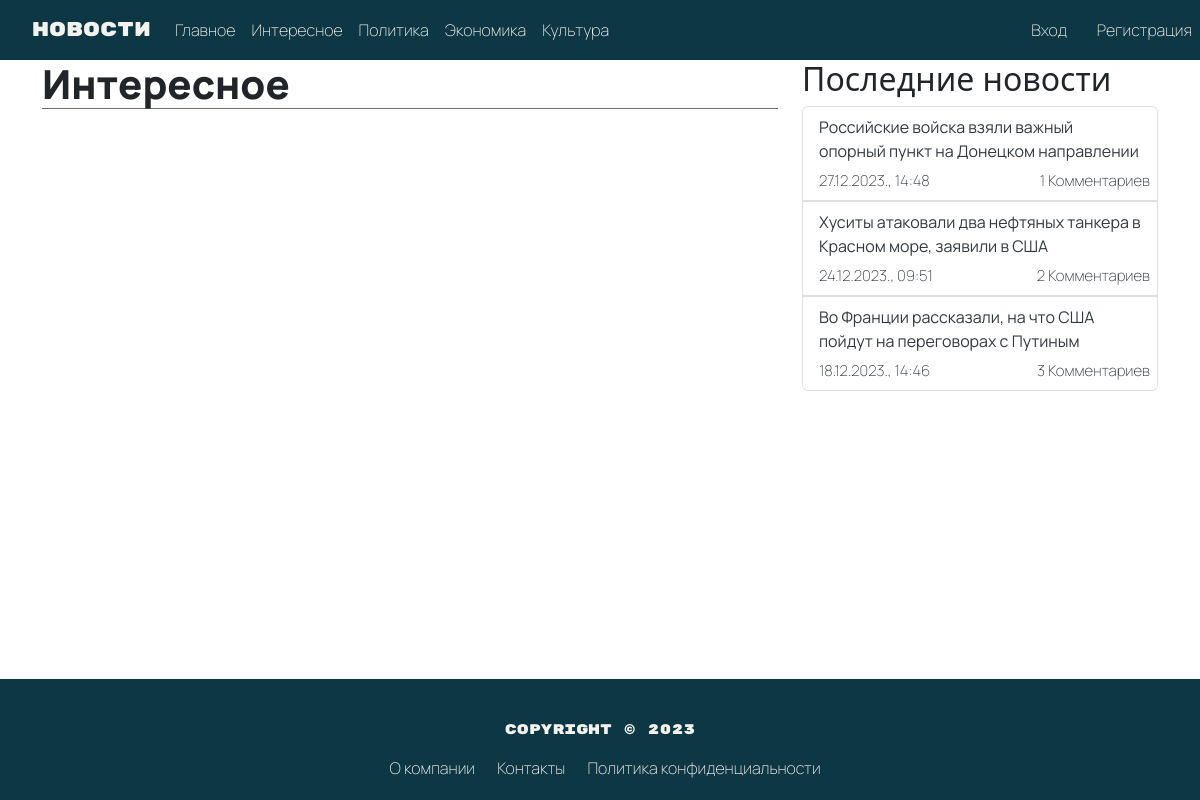
The app's page /myapp/interesting_news/ with its own data.
### myapp/models.py (models this page shows, shortened)
class Post(models.Model):
    CATEGORY_CHOICES = [
        ('main', 'Главное'),
        ('interesting', 'Интересное'),
        ('politic', 'Политика'),
        ('economy', 'Экономика'),
        ('culture', 'Культура'),
    ]
    title = models.CharField(max_length=200)
    preview = models.TextField(max_length=1024, default='')  # Маленькое описание новости с ограничением по длине
    content = models.TextField()
    created_date = models.DateTimeField(auto_now_add=True)
    category = models.CharField(max_length=20, choices=CATEGORY_CHOICES, default='other')
    image = models.ImageField(upload_to='post_images/', null=True, blank=True)
    def comments_count(self):
        return self.comments.filter().count()

### myapp/views.py (the view)
# urls.py: path('interesting_news/', views.interesting_news, name='interesting_news'),
def interesting_news(request):
    posts = Post.objects.all().order_by('-created_date')
    return render(request, 'myapp/interesting_news.html', {'posts': posts})

### myapp/templates/myapp/interesting_news.html (shortened to what this page needs)
{% load static %}
<!DOCTYPE html>
<html lang="ru">
<head>
    <link href="https://cdn.jsdelivr.net/npm/bootstrap@5.3.0/dist/css/bootstrap.min.css" rel="stylesheet">
    <link rel="stylesheet" href="{% static 'css/style.css' %}">
    <link href="{% static 'fonts/Manrope-VariableFont_wght.ttf' %}" rel="stylesheet">
    <link href="{% static 'fonts/RubikMonoOne-Regular.ttf' %}" rel="stylesheet">
</head>
<body>
    <nav class="navbar navbar-expand-lg navbar-light bg-0e3476">
        <div class="container-fluid">
            <a href="{% url 'post_list' %}" class="navbar-brand">
                Новости
            </a>
            <div class="collapse navbar-collapse" id="navbarNav">
                <ul class="navbar-nav">
                    <li class="nav-item">
                        <a href="{% url 'main_news' %}" class="nav-link">Главное</a>
                    </li>
                    <li class="nav-item">
                        <a href="{% url 'interesting_news' %}" class="nav-link">Интересное</a>
                    </li>
                    <li class="nav-item">
                        <a href="{% url 'politic_news' %}" class="nav-link">Политика</a>
                    </li>
                    <li class="nav-item">
                        <a href="{% url 'economic_news' %}" class="nav-link">Экономика</a>
                    </li>
                    <li class="nav-item">
                        <a href="{% url 'culture_news' %}" class="nav-link">Культура</a>
                    </li>
                    {% if request.user.is_authenticated %}
                        <li class="nav-item register">
                            <a href="{% url 'logout' %}" class="nav-link" id="logout">Выйти</a>
                        </li>
                    {% else %}
                        <li class="nav-item login">
                            <a href="{% url 'login' %}" class="nav-link" id="login">Вход</a>
                        </li>
                        <li class="nav-item register">
                            <a href="{% url 'register' %}" class="nav-link" id="registration">Регистрация</a>
                        </li>
                    {% endif %}
                </ul>
            </div>
        </div>
    </nav>
    <div class="container main" style="margin-top: 5%;">
        <div class="row">
            <div class="col-md-8">
                <h1>Интересное</h1>
            </div>
            <div class="col-md-4 last">
                <h2>Последние новости</h2>
                <ul class="list-group">
                    {% for post in posts|slice:":3" %}
                    <li class="list-group-item">
                        <a href="{% url 'post_detail' post_id=post.id %}">{{ post.title }}</a>
                        <div class="d-flex justify-content-between">
                            <span class="date">{{ post.created_date|date:"d.m.Y., H:i" }} </span>
                            <span class="comments">{{ post.comments_count }} Комментариев</span>
                        </div>
                    </li>
                    {% endfor %}
                </ul>
            </div>
        </div>
    </div>
    <footer class="footer fixed-bottom">
        <div class="container">
          <p class="text-center">Copyright &copy; 2023</p>
          <ul class="list-inline">
            <li class="list-inline-item"><a href="#">О компании</a></li>
            <li class="list-inline-item"><a href="#">Контакты</a></li>
            <li class="list-inline-item"><a href="#">Политика конфиденциальности</a></li>
          </ul>
        </div>
    </footer>
</body>
</html>

### myapp/static/css/style.css (style rules this page uses)
.navbar { background-color: #0e3746; position: fixed; top: 0; left: 0; right: 0; z-index: 100; height: 60px; padding: 10px 20px; }
.navbar a { color: #f4f2ec; }
.navbar-brand { font-family: "RubikMonoOne"; }
.nav-item { font-family: "Manrope"; font-weight: 200; }
.navbar .nav-item.register { position: absolute; right: 0; text-align: right; }
.navbar .nav-item.login { position: absolute; right: 125px; text-align: right; }
.container h1 { font-family: "Manrope"; font-weight: 800; border-bottom: 1px solid #696e79; }
.container p { font-family: "Manrope"; font-weight: 300; }
.container { margin-top: 20px; }
.main .list-group-item { border: none; padding-left: 0px; }
.list-group-item { border: 1px solid rgba(0, 0, 0, .125) !important; padding: .5rem 1rem !important; }
.list-group-item a { text-decoration: none; }
.list-group-item span { font-family: "Manrope"; font-weight: 200; color: #343a40; font-size: 15px; }
.list-group-item span.comments { position: absolute; right: 0; text-align: right; padding-right: 2%; }
.last .list-group-item a { font-family: "Manrope"; font-weight: 400; color: #343a40; }
.last .list-group-item span { padding-top: 2%; font-family: "Manrope"; font-weight: 200; color: #343a40; }
footer { margin-top: 5%; background-color: #0e3746; padding: 20px 0; text-align: center; }
.footer p { font-family: "RubikMonoOne"; font-size: 14px; color: #f4f2ec; }
.footer ul { list-style-type: none; margin: 0; padding: 0; }
.footer ul li { display: inline-block; margin-left: 10px; }
.footer a { font-family: "Manrope"; font-weight: 200; color: #f4f2ec; text-decoration: none; }

### records on screen
Post: title "Российские войска взяли важный опорный пункт на Донецком направлении", created_date "27.12.2023., 14:48", comments_count "1"
Post: title "Хуситы атаковали два нефтяных танкера в Красном море, заявили в США", created_date "24.12.2023., 09:51", comments_count "2"
Post: title "Во Франции рассказали, на что США пойдут на переговорах с Путиным", created_date "18.12.2023., 14:46", comments_count "3"
